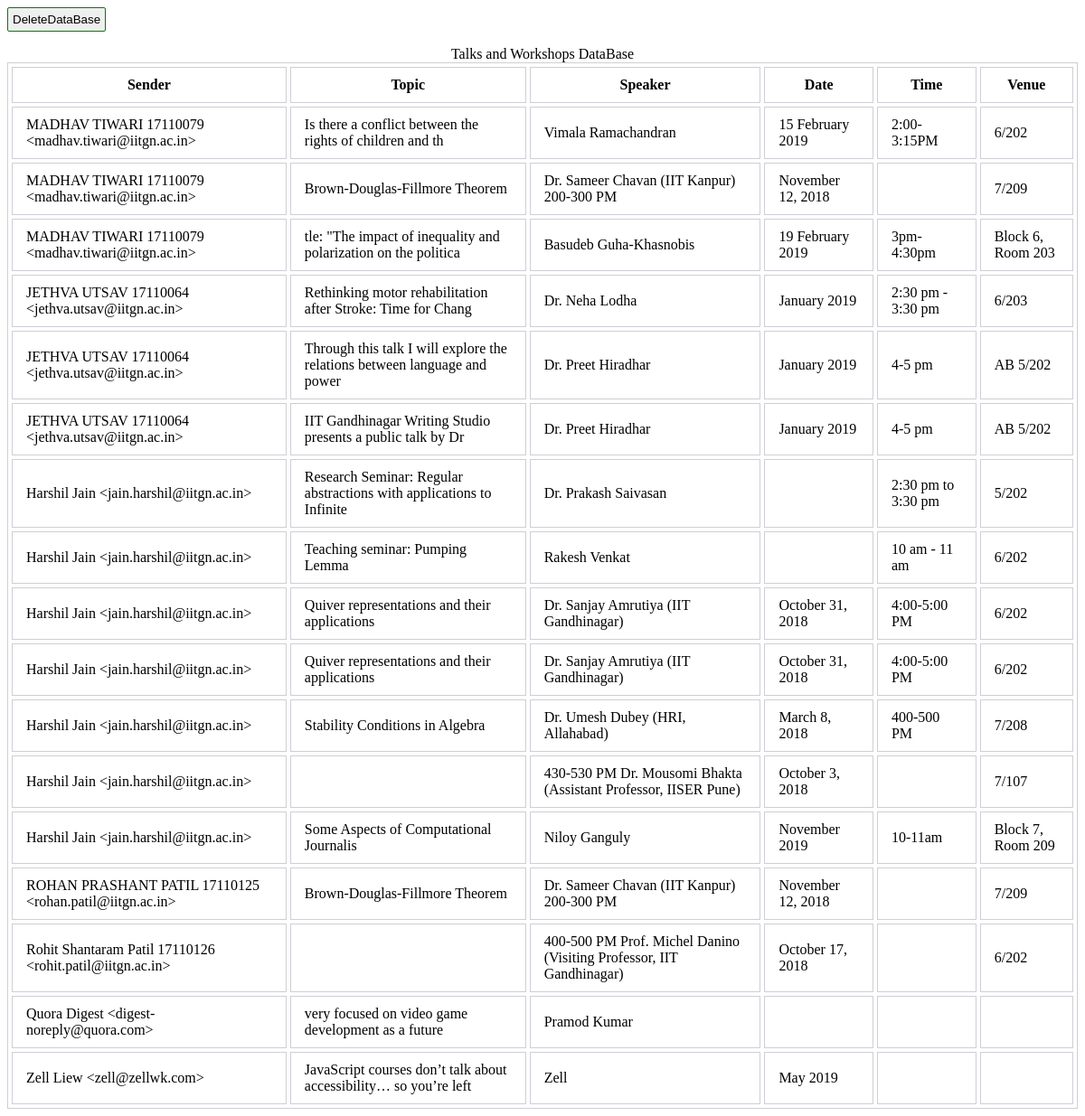
The page / on the database its author committed.
### parseanddownload/models.py (models this page shows)
class TalksData(models.Model):
    Sender=models.TextField(max_length=100,blank=True)
    Subject=models.TextField(max_length=200,blank=True)
    DateofEmail=models.TextField(max_length=50,blank=True)
    Message_body=models.TextField(max_length=1000,blank=True)
    Speaker=models.TextField(max_length=200,blank=True)
    Topic=models.TextField(max_length=300,blank=True)
    Time=models.TextField(max_length=30,blank=True)
    DateofWorkshop=models.TextField(max_length=20,blank=True)
    Venue=models.TextField(max_length=30,blank=True)
    class Meta:
    	unique_together=["Sender","Subject","DateofEmail","DateofWorkshop","Message_body","Venue","Time","DateofWorkshop","Topic"]

### parseanddownload/views.py (the view)
# urls.py: path('', views.show_the_db),
@csrf_exempt
def show_the_db(request):
    try:
        all_talks=TalksData.objects.all()
        return render(request,'showdata.html',{'talks':all_talks})
    except Exception as e:
        print(e)
        return render(request,'uploadfromgmail.html',{})

### parseanddownload/templates/showdata.html
{% load static %}
<form action="delete" method="POST">
        <input type="submit" value="DeleteDataBase"
        style="border: 1px solid green; padding:5px; border-radius: 2px; cursor: pointer;">
</form>
<table>
    <caption> Talks and Workshops DataBase </caption>
    <link rel="stylesheet" href="{% static 'css/table.css' %}">
    <tr>
        <th>Sender</th>
        <th>Topic</th>
        <th>Speaker</th>
        <th>Date</th>
        <th>Time</th>
        <th>Venue</th>
    </tr>
    {% for talk in talks%}
    <tr>
        <td>{{talk.Sender}}</td>
        <td>{{talk.Topic}}</td>
        <td>{{talk.Speaker}}</td>
        <td>{{talk.DateofWorkshop}}</td>
        <td>{{talk.Time}}</td>
        <td>{{talk.Venue}}</td>
    </tr>
    {% endfor %}
</table>

### parseanddownload/static/css/table.css (style rules this page uses)
table { border-collapse: separate; border-spacing: 4px; }
table, th, td { border: 1px solid #cecfd5; }
th, td { padding: 10px 15px; }

### rows shown on the page
TalksData: Sender "MADHAV TIWARI 17110079 <madhav.tiwari@iitgn.ac.in>", Topic "Is there a conflict between the rights of children and th", Speaker "Vimala Ramachandran", DateofWorkshop "15 February 2019", Time "2:00- 3:15PM", Venue "6/202"
TalksData: Sender "MADHAV TIWARI 17110079 <madhav.tiwari@iitgn.ac.in>", Topic "Brown-Douglas-Fillmore Theorem", Speaker "Dr. Sameer Chavan (IIT Kanpur) 200-300 PM", DateofWorkshop "November 12, 2018", Venue "7/209"
TalksData: Sender "MADHAV TIWARI 17110079 <madhav.tiwari@iitgn.ac.in>", Topic "tle: \"The impact of inequality and polarization on the politica", Speaker "Basudeb Guha-Khasnobis", DateofWorkshop "19 February 2019", Time "3pm-4:30pm", Venue "Block 6, Room 203"
TalksData: Sender "JETHVA UTSAV 17110064 <jethva.utsav@iitgn.ac.in>", Topic "Rethinking motor rehabilitation after Stroke: Time for Chang", Speaker "Dr. Neha Lodha", DateofWorkshop "January 2019", Time "2:30 pm - 3:30 pm", Venue "6/203"
TalksData: Sender "JETHVA UTSAV 17110064 <jethva.utsav@iitgn.ac.in>", Topic "Through this talk I will explore the relations between language and power", Speaker "Dr. Preet Hiradhar", DateofWorkshop "January 2019", Time "4-5 pm", Venue "AB 5/202"
TalksData: Sender "JETHVA UTSAV 17110064 <jethva.utsav@iitgn.ac.in>", Topic "IIT Gandhinagar Writing Studio presents a public talk by Dr", Speaker "Dr. Preet Hiradhar", DateofWorkshop "January 2019", Time "4-5 pm", Venue "AB 5/202"
TalksData: Sender "Harshil Jain <jain.harshil@iitgn.ac.in>", Topic "Research Seminar: Regular abstractions with applications to Infinite", Speaker "Dr. Prakash Saivasan", Time "2:30 pm to 3:30 pm", Venue "5/202"
TalksData: Sender "Harshil Jain <jain.harshil@iitgn.ac.in>", Topic "Teaching seminar: Pumping Lemma", Speaker "Rakesh Venkat", Time "10 am - 11 am", Venue "6/202"
TalksData: Sender "Harshil Jain <jain.harshil@iitgn.ac.in>", Topic "Quiver representations and their applications", Speaker "Dr. Sanjay Amrutiya (IIT Gandhinagar)", DateofWorkshop "October 31, 2018", Time "4:00-5:00 PM", Venue "6/202"
TalksData: Sender "Harshil Jain <jain.harshil@iitgn.ac.in>", Topic "Quiver representations and their applications", Speaker "Dr. Sanjay Amrutiya (IIT Gandhinagar)", DateofWorkshop "October 31, 2018", Time "4:00-5:00 PM", Venue "6/202"
TalksData: Sender "Harshil Jain <jain.harshil@iitgn.ac.in>", Topic "Stability Conditions in Algebra", Speaker "Dr. Umesh Dubey (HRI, Allahabad)", DateofWorkshop "March 8, 2018", Time "400-500 PM", Venue "7/208"
TalksData: Sender "Harshil Jain <jain.harshil@iitgn.ac.in>", Speaker "430-530 PM Dr. Mousomi Bhakta (Assistant Professor, IISER Pune)", DateofWorkshop "October 3, 2018", Venue "7/107"
TalksData: Sender "Harshil Jain <jain.harshil@iitgn.ac.in>", Topic "Some Aspects of Computational Journalis", Speaker "Niloy Ganguly", DateofWorkshop "November 2019", Time "10-11am", Venue "Block 7, Room 209"
TalksData: Sender "ROHAN PRASHANT PATIL 17110125 <rohan.patil@iitgn.ac.in>", Topic "Brown-Douglas-Fillmore Theorem", Speaker "Dr. Sameer Chavan (IIT Kanpur) 200-300 PM", DateofWorkshop "November 12, 2018", Venue "7/209"
TalksData: Sender "Rohit Shantaram Patil 17110126 <rohit.patil@iitgn.ac.in>", Speaker "400-500 PM Prof. Michel Danino (Visiting Professor, IIT Gandhinagar)", DateofWorkshop "October 17, 2018", Venue "6/202"
TalksData: Sender "Quora Digest <digest-noreply@quora.com>", Topic "very focused on video game development as a future", Speaker "Pramod Kumar"
TalksData: Sender "Zell Liew <zell@zellwk.com>", Topic "JavaScript courses don’t talk about accessibility… so you’re left", Speaker "Zell", DateofWorkshop "May 2019"
